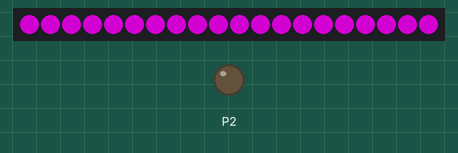
Simulated run of this program. Board: BBC micro:bit (MakeCode). On the bench: 20 RGB LEDs in strip order, left to right, output pins drawn as LEDs (lit = HIGH). Dim RGB values are drawn brighter than linear.

Above: at 0.1 s.
At 5.21 s:
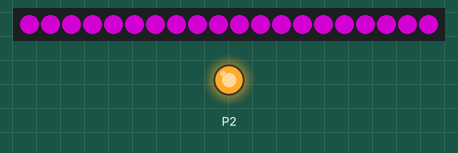
Timing chart, 0 to 130.0 s (numbered marks = the images above):
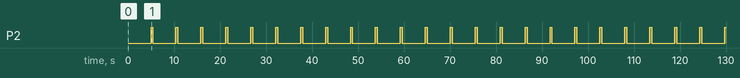

The program:

main.ts
```typescript
let strip = neopixel.create(DigitalPin.P1, 20, NeoPixelMode.RGB)
basic.forever(function () {
    strip.showColor(neopixel.colors(NeoPixelColors.Purple))
    strip.show()
    pins.digitalWritePin(DigitalPin.P2, 0)
    basic.pause(5000)
    pins.digitalWritePin(DigitalPin.P2, 1)
    basic.pause(400)
})
```

test.ts
```typescript
// test ender her, dette bliver ikke kompileret, når denne pakke bruges som en udvidelse.
```

Measured:
- by itself, P2: alternates HIGH for 0.42 s and LOW for 5.0 s
